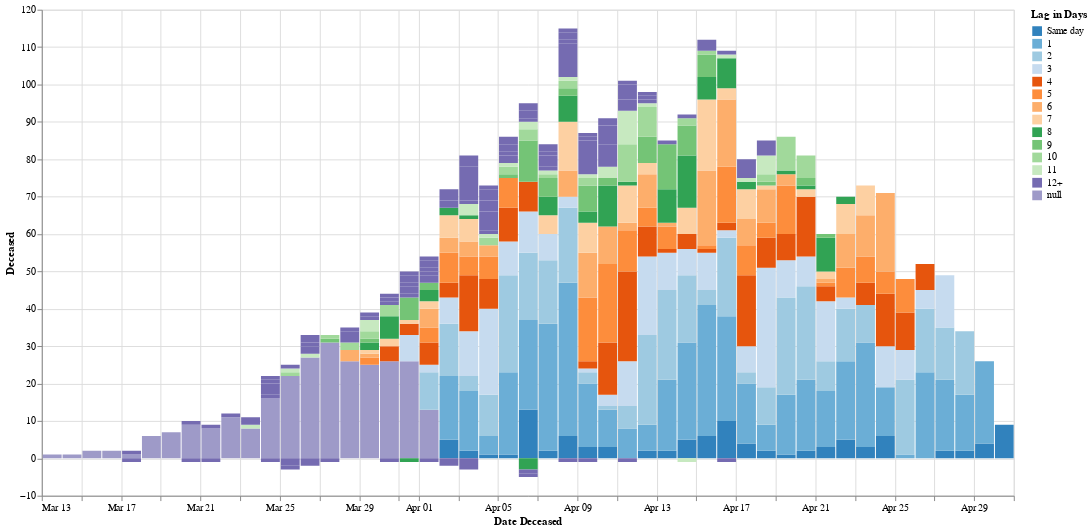

The cell this chart's notebook holds for it:
### Code cell
df = data[data['date'] > '2020-03-12']

alt.Chart(df, height=500, width=1000).mark_bar().encode(
    x=alt.X('monthdate(date)', title='Date Deceased'),
    y=alt.Y('n_diff', title='Deceased'),
    order=alt.Order(
      # Sort the segments of the bars by this field
      'days_since_publication',
      sort='ascending'
    ),
    color=alt.Color(
        'lag:O',
        title='Lag in Days',
        sort=labels,
        scale=alt.Scale(scheme='category20c'),
    ),
    tooltip=['n_diff', 'lag']
).interactive()

### Figure 1 — Vega-Lite specification as saved in the notebook (floating-point values rounded to 4 significant figures; data arrays with more than 128 entries replaced by an {"elided": "..."} marker saying what was removed)
{"config": {"view": {"continuousWidth": 400, "continuousHeight": 300}}, "data": {"name": "data-b95f4947303209edc9402902eee70aa8"}, "mark": "bar", "encoding": {"color": {"type": "ordinal", "field": "lag", "scale": {"scheme": "category20c"}, "sort": ["Same day", "1", "2", "3", "4", "5", "6", "7", "8", "9", "10", "11", "12+"], "title": "Lag in Days"}, "order": {"type": "quantitative", "field": "days_since_publication", "sort": "ascending"}, "tooltip": [{"type": "quantitative", "field": "n_diff"}, {"type": "nominal", "field": "lag"}], "x": {"type": "temporal", "field": "date", "timeUnit": "monthdate", "title": "Date Deceased"}, "y": {"type": "quantitative", "field": "n_diff", "title": "Deceased"}}, "height": 500, "selection": {"selector001": {"type": "interval", "bind": "scales", "encodings": ["x", "y"]}}, "width": 1000, "$schema": "https://vega.github.io/schema/vega-lite/v4.8.1.json", "datasets": {"data-b95f4947303209edc9402902eee70aa8": {"elided": "1015 records"}}}
